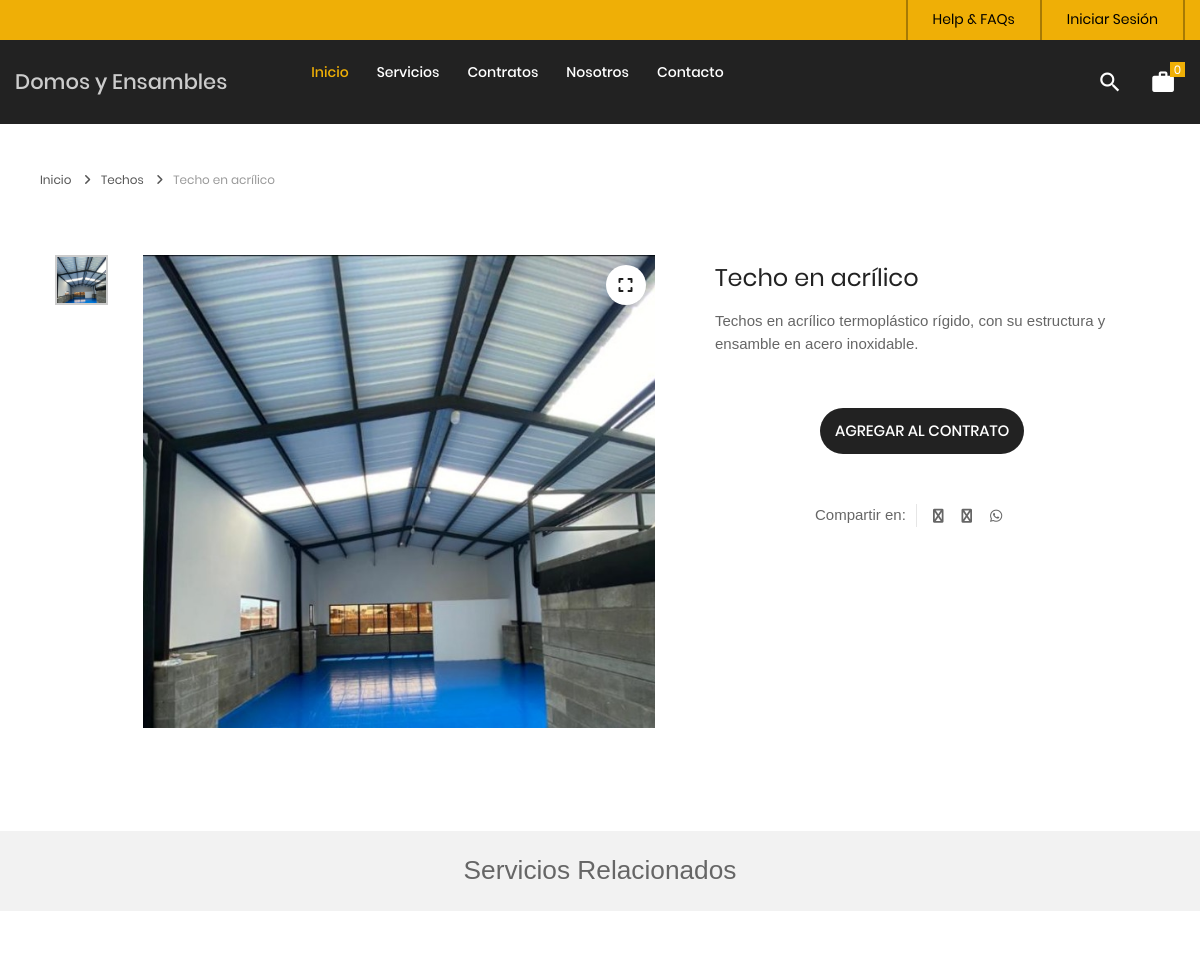
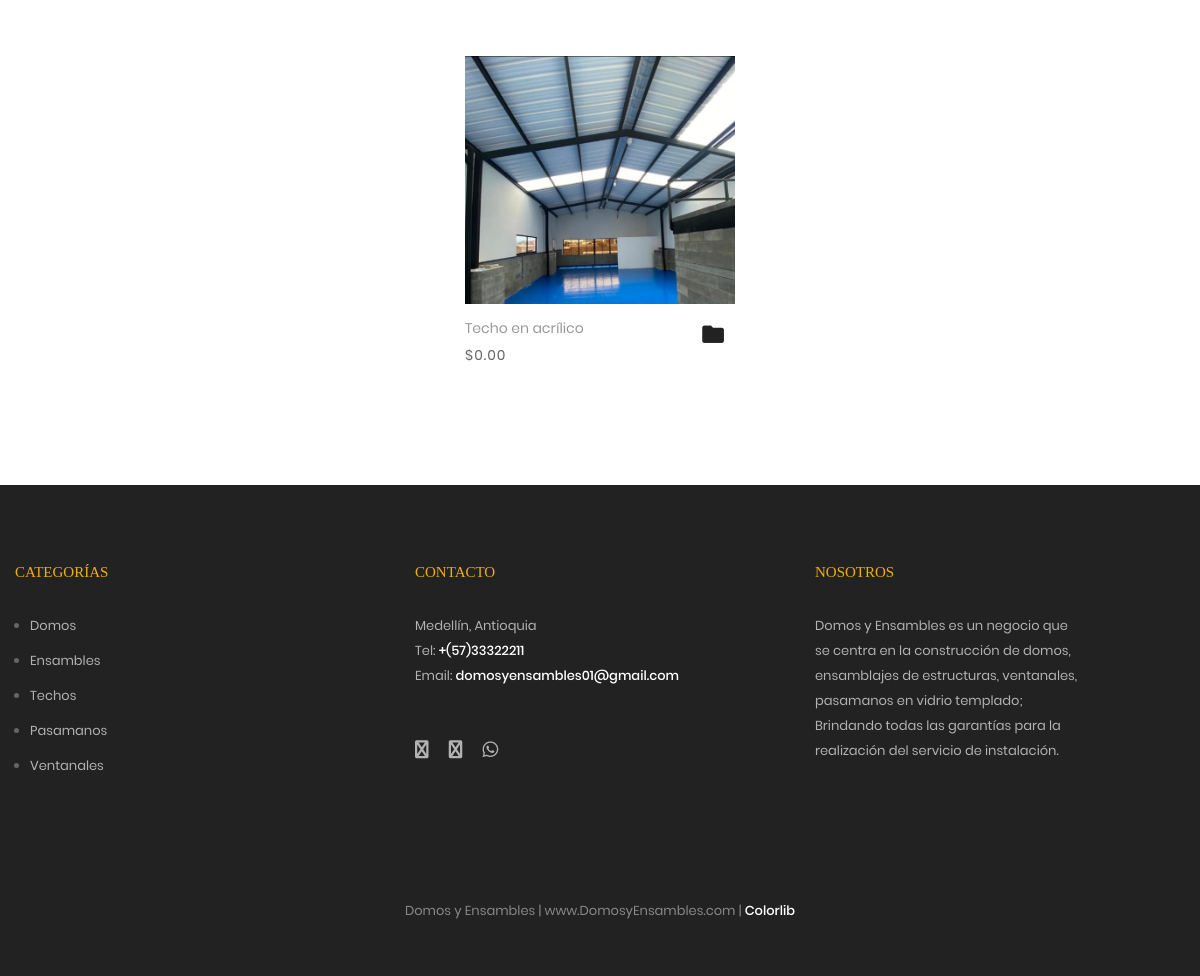
Screenshot of /tienda/servicio/3/techo-en-acrilico with the database file from the repository (2 pictures, top to bottom).
### tables this page shows
CREATE TABLE `servicio` (
  `idservicio` bigint(20) NOT NULL,
  `categoriaid` bigint(20) NOT NULL,
  `codigo` varchar(30) NOT NULL,
  `nombre` varchar(255) NOT NULL,
  `descripcion` text NOT NULL,
  `imagen` varchar(100) DEFAULT NULL,
  `datecreated` datetime NOT NULL DEFAULT current_timestamp(),
  `ruta` varchar(255) NOT NULL,
  `status` int(11) NOT NULL DEFAULT 1
);

CREATE TABLE `categoria` (
  `idcategoria` bigint(20) NOT NULL,
  `nombre` varchar(255) NOT NULL,
  `descripcion` text NOT NULL,
  `portada` varchar(100) NOT NULL,
  `datecreated` datetime NOT NULL DEFAULT current_timestamp(),
  `ruta` varchar(255) NOT NULL,
  `status` int(11) NOT NULL DEFAULT 1
);

### Libraries/Core/Views.php (called while the page is built)
<?php
	class Views
	{
		function getView($controller,$view,$data="")
		{
			$controller = get_class($controller);
			if($controller == "Home"){
				$view = "Views/".$view.".php";
			}else{
				$view = "Views/".$controller."/".$view.".php";
			}
			require_once ($view);
		}
	}
 ?>

### index.php (called while the page is built, shortened)
<?php
	require_once("Helpers/Helpers.php");
	require_once("Libraries/Core/Load.php");
 ?>

### Helpers/Helpers.php (called while the page is built, shortened)
<?php
	function base_url()
	{
		return BASE_URL;
	}
    function footerTienda($data="")
    {
        $view_footer = "Views/Template/footer_tienda.php";
        require_once ($view_footer);
    }
    function formatMoney($cantidad){
        $cantidad = number_format($cantidad,2,SPD,SPM);
        return $cantidad;
    }
    function getCatFooter(){
        require_once ("Models/CategoriasModel.php");
        $objCategoria = new CategoriasModel();
        $request = $objCategoria->getCategoriasFooter();
        return $request;
    }
    function getInfoPage(int $idpagina){
        require_once("Libraries/Core/Mysql.php");
        $con = new Mysql();
        $sql = "SELECT * FROM post WHERE idpost = $idpagina";
        $request = $con->select($sql);
        return $request;
    }
 ?>

### Libraries/Core/Mysql.php (called while the page is built, shortened)
<?php
	class Mysql extends Conexion
	{
		private $conexion;
		function __construct()
		{
			$this->conexion = new Conexion();
			$this->conexion = $this->conexion->conect();
		}
		public function select(string $query)
		{
			$this->strquery = $query;
        	$result = $this->conexion->prepare($this->strquery);
			$result->execute();
        	$data = $result->fetch(PDO::FETCH_ASSOC);
        	return $data;
		}
		public function select_all(string $query)
		{
			$this->strquery = $query;
        	$result = $this->conexion->prepare($this->strquery);
			$result->execute();
        	$data = $result->fetchall(PDO::FETCH_ASSOC);
        	return $data;
		}
	}
 ?>

### Libraries/Core/Conexion.php (called while the page is built)
<?php
class Conexion{
	private $conect;
	public function __construct(){
		$connectionString = "mysql:host=".DB_HOST.";dbname=".DB_NAME.";charset=".DB_CHARSET;
		try{
			$this->conect = new PDO($connectionString, DB_USER, DB_PASSWORD);
			$this->conect->setAttribute(PDO::ATTR_ERRMODE, PDO::ERRMODE_EXCEPTION);
		}catch(PDOException $e){
			$this->conect = 'Error de conexión';
		    echo "ERROR: " . $e->getMessage();
		}
	}
	public function conect(){
		return $this->conect;
	}
}
?>

### Models/TServicio.php (called while the page is built, shortened)
<?php
require_once("Libraries/Core/Mysql.php");
trait TServicio{
	public function getServicioT(int $idservicio, string $ruta){
		$this->con = new Mysql();
		$this->intIdServicio = $idservicio;
		$this->strRuta = $ruta;
		$sql = "SELECT p.idservicio,
						p.codigo,
						p.nombre,
						p.descripcion,
						p.categoriaid,
						c.nombre as categoria,
						c.ruta as ruta_categoria,
						p.ruta
				FROM servicio p
				INNER JOIN categoria c
				ON p.categoriaid = c.idcategoria
				WHERE p.status != 0 AND p.idservicio = '{$this->intIdServicio}' AND p.ruta = '{$this->strRuta}' ";
				$request = $this->con->select($sql);
				if(!empty($request)){
					$intIdServicio = $request['idservicio'];
					$sqlImg = "SELECT img
							FROM imagen
							WHERE servicioid = $intIdServicio";
					$arrImg = $this->con->select_all($sqlImg);
					if(count($arrImg) > 0){
						for ($i=0; $i < count($arrImg); $i++) {
							$arrImg[$i]['url_image'] = media().'/images/uploads/'.$arrImg[$i]['img'];
						}
					}else{
						$arrImg[0]['url_image'] = media().'/images/uploads/product.png';
					}
					$request['images'] = $arrImg;
				}
		return $request;
	}
}
 ?>

### Models/CategoriasModel.php (called while the page is built, shortened)
<?php
	class CategoriasModel extends Mysql
	{
		public function getCategoriasFooter(){
			$sql = "SELECT idcategoria, nombre, descripcion, portada, ruta
					FROM categoria WHERE  status = 1 AND idcategoria IN (".CAT_FOOTER.")";
			$request = $this->select_all($sql);
			if(count($request) > 0){
				for ($c=0; $c < count($request) ; $c++) {
					$request[$c]['portada'] = BASE_URL.'/Assets/images/uploads/'.$request[$c]['portada'];
				}
			}
			return $request;
		}
	}
 ?>

### Views/Tienda/servicio.php (the view, shortened to what this page needs)
<?php
$arrServicio = $data['servicio'];
$arrServicios = $data['servicios'];
$arrImages = $arrServicio['images'];
$rutacategoria = $arrServicio['categoriaid'].'/'.$arrServicio['ruta_categoria'];
$urlShared = base_url()."/tienda/servicio/".$arrServicio['idservicio']."/".$arrServicio['ruta'];
 ?>
<br><br><br>
	<div class="container">
		<div class="bread-crumb flex-w p-l-25 p-r-15 p-t-30 p-lr-0-lg">
			<a href="<?= base_url(); ?>" class="stext-109 cl8 hov-cl1 trans-04">
				Inicio
				<i class="fa fa-angle-right m-l-9 m-r-10" aria-hidden="true"></i>
			</a>
			<a href="<?= base_url().'/tienda/categoria/'.$rutacategoria; ?>" class="stext-109 cl8 hov-cl1 trans-04">
				<?= $arrServicio['categoria'] ?>
				<i class="fa fa-angle-right m-l-9 m-r-10" aria-hidden="true"></i>
			</a>
			<span class="stext-109 cl4">
				<?= $arrServicio['nombre'] ?>
			</span>
		</div>
	</div>
	<section class="sec-product-detail bg0 p-t-65 p-b-60">
		<div class="container">
			<div class="row">
				<div class="col-md-6 col-lg-7 p-b-30">
					<div class="p-l-25 p-r-30 p-lr-0-lg">
						<div class="wrap-slick3 flex-sb flex-w">
							<div class="wrap-slick3-dots"></div>
							<div class="slick3 gallery-lb">
							<?php
								if(!empty($arrImages)){
									for ($img=0; $img < count($arrImages) ; $img++) {
							 ?>
								<div class="item-slick3" data-thumb="<?= $arrImages[$img]['url_image']; ?>">
									<div class="wrap-pic-w pos-relative">
										<img src="<?= $arrImages[$img]['url_image']; ?>" alt="<?= $arrServicio['nombre']; ?>">
										<a class="flex-c-m size-108 how-pos1 bor0 fs-16 cl10 bg0 hov-btn3 trans-04" href="<?= $arrImages[$img]['url_image']; ?>">
											<i class="fa fa-expand"></i>
										</a>
									</div>
								</div>
							<?php
									}
								}
							?>
							</div>
						</div>
					</div>
				</div>
				<div class="col-md-6 col-lg-5 p-b-30">
					<div class="p-r-50 p-t-5 p-lr-0-lg">
						<h4 class="mtext-105 cl2 js-name-detail p-b-14">
							<?= $arrServicio['nombre']; ?>
						</h4>
						<?= $arrServicio['descripcion']; ?>
						<div class="p-t-33">
							<div class="flex-w flex-r-m p-b-10">
								<div class="size-204 flex-w flex-m respon6-next">
									<button id="<?= openssl_encrypt($arrServicio['idservicio'],METHODENCRIPT,KEY); ?>" class="flex-c-m stext-101 cl5 size-101 bg1 bor1 hov-btn1 p-lr-15 trans-04 js-addcart-detail">
										Agregar al contrato
									</button>
								</div>
							</div>
						</div>
						<div class="flex-w flex-m p-l-100 p-t-40 respon7">
							<div class="flex-m bor9 p-r-10 m-r-11">
								Compartir en:
							</div>
							<a href="#" class="fs-14 cl3 hov-cl1 trans-04 lh-10 p-lr-5 p-tb-2 m-r-8 tooltip100" data-tooltip="Facebook"
								onclick="window.open('https://www.facebook.com/sharer/sharer.php?u=<?= $urlShared; ?> &t=<?= $arrServicio['nombre'] ?>','ventanacompartir', 'toolbar=0, status=0, width=650, height=450');"
								>
								<i class="fa fa-facebook"></i>
							</a>
							<a href="https://twitter.com/intent/tweet?text=<?= $arrServicio['nombre'] ?>&url=<?= $urlShared; ?>&hashtags=<?= SHAREDHASH; ?>" target="_blank" class="fs-14 cl3 hov-cl1 trans-04 lh-10 p-lr-5 p-tb-2 m-r-8 tooltip100" data-tooltip="Twitter">
								<i class="fa fa-twitter"></i>
							</a>
							<a href="https://api.whatsapp.com/send?text=<?= $arrServicio['nombre'].' '.$urlShared ?>" target="_blank" class="fs-14 cl3 hov-cl1 trans-04 lh-10 p-lr-5 p-tb-2 m-r-8 tooltip100" data-tooltip="WhatsApp">
								<i class="fab fa-whatsapp" aria-hidden="true"></i>
							</a>
						</div>
					</div>
				</div>
			</div>
		</div>
		<div class="bg6 flex-c-m flex-w size-302 m-t-73 p-tb-15">
			<h3>Servicios Relacionados</h3>
		</div>
	</section>
	<section class="sec-relate-product bg0 p-t-45 p-b-105">
		<div class="container">
			<div class="wrap-slick2">
				<div class="slick2">
				<?php
					if(!empty($arrServicios)){
						for ($p=0; $p < count($arrServicios); $p++) {
							$ruta = $arrServicios[$p]['ruta'];
							if(count($arrServicios[$p]['images']) > 0 ){
								$portada = $arrServicios[$p]['images'][0]['url_image'];
							}else{
								$portada = media().'/images/uploads/product.png';
							}
				 ?>
					<div class="item-slick2 p-l-15 p-r-15 p-t-15 p-b-15">
						<div class="block2">
							<div class="block2-pic hov-img0">
								<img src="<?= $portada ?>" alt="<?= $arrServicios[$p]['nombre'] ?>">
							</div>
							<div class="block2-txt flex-w flex-t p-t-14">
								<div class="block2-txt-child1 flex-col-l ">
									<a href="<?= base_url().'/tienda/servicio/'.$arrServicios[$p]['idservicio'].'/'.$ruta; ?>" class="stext-104 cl4 hov-cl1 trans-04 js-name-b2 p-b-6">
										<?= $arrServicios[$p]['nombre'] ?>
									</a>
									<span class="stext-105 cl3">
										<?= SMONEY.formatMoney($arrServicios[$p]['precio']); ?>
									</span>
								</div>
								<div class="block2-txt-child2 flex-r p-t-3">
									<a href="#"
									 id="<?= openssl_encrypt($arrServicios[$p]['idservicio'],METHODENCRIPT,KEY); ?>"
									 pr="1"
									 class="btn-addwish-b2 dis-block pos-relative js-addwish-b2 js-addcart-detail
									 icon-header-item cl2 hov-cl1 trans-04 p-l-22 p-r-11
									 ">
										<i class="zmdi zmdi-folder"></i>
									</a>
								</div>
							</div>
						</div>
					</div>
				<?php
						}
					}
				 ?>
				</div>
			</div>
		</div>
	</section>
<?php
	footerTienda($data);
?>

### Views/Template/footer_tienda.php (shortened to what this page needs)
	<?php
		$catFotter = getCatFooter();
	 ?>
	<footer class="bg3 p-t-75 p-b-32">
		<div class="container">
			<div class="row">
				<div class="col-sm-6 col-lg-4 p-b-50">
					<h4 class="stext-301 cl1 p-b-30">
						Categorías
					</h4>
					<?php if(count($catFotter) > 0){ ?>
					<ul>
						<?php foreach ($catFotter as $cat) { ?>
						<li class="p-b-10">
							<a href="<?= base_url() ?>/tienda/categoria/<?= $cat['idcategoria'].'/'.$cat['ruta'] ?>" class="stext-107 cl7 hov-cl1 trans-04">
								<?= $cat['nombre'] ?>
							</a>
						</li>
						<?php } ?>
					</ul>
					<?php } ?>
				</div>
				<div class="col-sm-6 col-lg-4 p-b-50">
					<h4 class="stext-301 cl1 p-b-30">
						Contacto
					</h4>
					<p class="stext-107 cl7 size-201">
						<?= DIRECCION ?> <br>
						Tel: <a class="linkFooter" href="tel:<?= TELEMPRESA ?>"><?= TELEMPRESA ?></a><br>
						Email: <a class="linkFooter" href="mailto:<?= EMAIL_EMPRESA ?>"><?= EMAIL_EMPRESA ?></a>
					</p>
					<div class="p-t-27">
						<a href="<?= FACEBOOK ?>" target="_blanck" class="fs-18 cl7 hov-cl1 trans-04 m-r-16">
							<i class="fa fa-facebook"></i>
						</a>
						<a href="<?= INSTAGRAM ?>" target="_blanck"  class="fs-18 cl7 hov-cl1 trans-04 m-r-16">
							<i class="fa fa-instagram"></i>
						</a>
						<a href="https://wa.me/<?= WHATSAPP ?>" target="_blanck"  class="fs-18 cl7 hov-cl1 trans-04 m-r-16">
							<i class="fab fa-whatsapp"></i>
						</a>
					</div>
				</div>
				<div class="col-sm-6 col-lg-4 p-b-50">
					<h4 class="stext-301 cl1 p-b-30">
						Nosotros
					</h4>
					<p class="stext-107 cl7 size-201">
						Domos y Ensambles es un negocio que se centra en la construcción de domos, ensamblajes de estructuras, ventanales, pasamanos en vidrio templado; Brindando todas las garantías para la realización del servicio de instalación.
					</p>
				</div>
			</div>
			<div class="p-t-40">
				<p class="stext-107 cl6 txt-center">
					<?= NOMBRE_EMPESA; ?> | <?= WEB_EMPRESA; ?> | <a href="https://colorlib.com" target="_blank">Colorlib</a>
				</p>
			</div>
		</div>
	</footer>
</body>
</html>

### Assets/tienda/css/main.css (style rules this page uses)
.container { max-width: 1380px; }
@media (max-width: 1600px) { .container { max-width: 1200px; } }
.slick-slide { outline: none !important; }
.container p { margin-bottom: 20px; }
.container ul, .container ol { margin-left: 15px; margin-bottom: 20px; }
.container ul, .container ul li { list-style: initial; }
.icon-header-item { position: relative; font-size: 26px; line-height: 1; cursor: pointer; }
.wrap-slick2 { position: relative; margin-right: -15px; margin-left: -15px; }
.wrap-slick3 { position: relative; }
.wrap-slick3-dots { width: 11.111111%; }
.slick3 { width: 83.333333%; }
.tooltip100 { position: relative; }
.tooltip100::after { content: attr(data-tooltip); font-family: Poppins-Regular; font-size: 12px; color: #888; line-height: 18px; white-space: nowrap; display: block; position: absolute; background: #fff; border: 1px solid #ccc; height: 20px; padding: 0px 8px; top: -35px; left: 50%; -webkit-transform: translateX(-50%); -moz-transform: translateX(-50%); -ms-transform: translateX(-50%); -o-transform: translateX(-50%); transform: translateX(-50%); box-shadow: 0 3px 6px 0px rgba(0,0,0,0.18); -moz-box-shadow: 0 3px 6px 0px rgba(0,0,0,0.18); -webkit-box-shadow: 0 3px 6px 0px rgba(0,0,0,0.18); -o-box-shadow: 0 3px 6px 0px rgba(0,0,0,0.18); -ms-box-shadow: 0 3px 6px 0px rgba(0,0,0,0.18); -webkit-transition: all 0.2s; -o-transition: all 0.2s; -moz-transition: all 0.2s; transition: all 0.2s; visibility: hidden; opacity: 0; }
.block2-pic { position: relative; }
.block2-txt-child1 { width: calc(100% - 30px); }
.block2-txt-child2 { width: 30px; }
.cl1 { color: #EFAF06; }
.cl2 { color: #222 }
.cl3 { color: #666; }
.cl4 { color: #999; }
.cl5 { color: #fff; }
.cl6 { color: #888; }
.cl7 { color: #b2b2b2; }
.cl8 { color: #555; }
.cl10 { color: #1d1d1d; }
.stext-101 { font-family: Poppins-Medium; font-size: 15px; line-height: 1.466667; text-transform: uppercase; }
.stext-104 { font-family: Poppins-Regular; font-size: 14px; line-height: 1.466667; }
.stext-105 { font-family: Poppins-Regular; font-size: 14px; line-height: 1.466667; letter-spacing: 1px; }
.stext-107 { font-family: Poppins-Regular; font-size: 13px; line-height: 1.923; }
.stext-109 { font-family: Poppins-Regular; font-size: 12px; line-height: 1.833333; }
.stext-301 { font-family: Montserrat-Bold; font-size: 15px; line-height: 1.6; text-transform: uppercase; }
.mtext-105 { font-family: Poppins-Regular; font-size: 24px; line-height: 1.5; }
.size-101 { min-width: 161px; height: 46px; }
.size-108 { width: 40px; height: 40px; }
.size-201 { max-width: 270px; }
.size-204 { width: calc(100% - 105px); }
.size-302 { min-height: 80px; }
.bg0 { background-color: #fff; }
.bg1 { background-color: #222222; }
.bg3 { background-color: #222; }
.bg6 { background-color: #f2f2f2; }
.bor0 { border-radius: 50%; }
.bor1 { border-radius: 23px; }
.bor9 { border-right: 1px solid #e6e6e6; }
.how-pos1 { position: absolute; top: 10px; right: 10px; }
.hov-img0 { display: block; overflow: hidden; }
.hov-img0 img { width: 100%; -webkit-transition: transform 0.9s ease; -o-transition: transform 0.9s ease; -moz-transition: transform 0.9s ease; transition: transform 0.9s ease; }
.linkFooter { color: #FFF !important; }

### rows the page displays
servicio: categoriaid.nombre "Techos", nombre "Techo en acrílico", descripcion "Techos en acrílico termoplástico rígido, con su estructura y ensamble en acero inoxidable."
categoria: nombre "Domos"
categoria: nombre "Ensambles"
categoria: nombre "Techos"
categoria: nombre "Pasamanos"
categoria: nombre "Ventanales"

### other values shown
$arrServicios[$p]['nombre'] "Techo en acrílico"
formatMoney($arrServicios[$p]['precio']) "0.00"
DIRECCION "Medellín, Antioquia"
TELEMPRESA "+(57)33322211"
EMAIL_EMPRESA "domosyensambles01@gmail.com"
NOMBRE_EMPESA "Domos y Ensambles"
WEB_EMPRESA "www.DomosyEnsambles.com"
